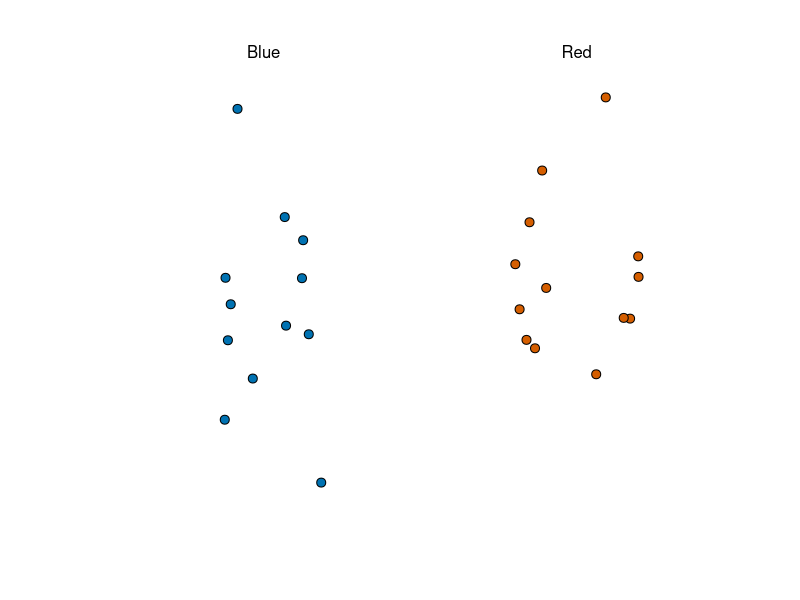

Write the R code that produced this figure. (Note: this script raises an error after producing the figure.)
## ---- chunk 1
library(tidyverse)
library(dslabs)
take_poll(25)
## ---- chunk 2
sqrt(p*(1-p))/sqrt(1000)
## ---- chunk 3
25*p
## ---- chunk 4
sqrt(p*(1-p)/25)
## ---- chunk 5
p
## ---- chunk 6
sqrt(p*(1-p))/sqrt(N)
## ---- chunk 7
N <- 25
p <- seq(0,1,length=100)
se <- sqrt(p*(1-p))/sqrt(N)
plot(p, se)
## ---- chunk 8
N <- c(25, 100, 1000)
for(i in N){
  se <- sqrt(p*(1-p))/sqrt(i)
  plot(p, se)
}
## ---- chunk 9
2*p-1
## ---- chunk 10
2*sqrt(p*(1-p)/N)
## ---- chunk 11
p <- 0.45
N <- 25
2*sqrt(p*(1-p)/N)
## ---- chunk 12
x_hat <- 0.48
se <- sqrt(x_hat*(1-x_hat)/25)
se
## ---- chunk 13
pnorm(0.01/se) - pnorm(-0.01/se)
## ---- chunk 14
1.96*se
## ---- chunk 15
pnorm(1.96)-pnorm(-1.96)
## ---- chunk 16
B <- 10000
N <- 1000
x_hat <- replicate(B, {
  x <- sample(c(0,1), size = N, replace = TRUE, prob = c(1-p, p))
  mean(x)
})
## ---- chunk 17
p <- 0.45
N <- 1000

x <- sample(c(0,1), size = N, replace = TRUE, prob = c(1-p, p))
x_hat <- mean(x)
## ---- chunk 18
B <- 10000
x_hat <- replicate(B, {
  x <- sample(c(0,1), size = N, replace = TRUE, prob = c(1-p, p))
  mean(x)
})
## ---- chunk 19
mean(x_hat)
sd(x_hat)
## ---- chunk 20
take_sample <- function(p,N){
  E <- sample(c(0,1), size=N, replace=T, prob=c(1-p,p))
  mean(E)
}
## ---- chunk 21
p <- 0.45
N <- 100
B <- 10000
errors <- replicate(B, take_sample(p,N)-p)
## ---- chunk 22
mean(errors)
hist(errors)
## ---- chunk 23
abs(errors) %>% mean()
## ---- chunk 24
sqrt(mean(errors^2))
## ---- chunk 25
sqrt(p*(1-p)/100)
## ---- chunk 26
set.seed(1)
X <- sample(c(0,1), size = N, replace = T, prob=c(1-p,p))
X_bar <- mean(X)
estimate <- sqrt(X_bar*(1-X_bar)/N)
## ---- chunk 27
N <- c(100,500,2500,4000)
p <- 0.5
se <- sqrt(p*(1-p))/sqrt(N)
plot(N,se)
## ---- chunk 28
qqnorm(errors)
qqline(errors)
## ---- chunk 29
p <- 0.45
N <- 100
1-pnorm(0.5, p, sqrt(p*(1-p)/N))
## ---- chunk 30
N <- 100
Xbar <- 0.51
se <- sqrt(Xbar*(1-Xbar)/N)
1-(pnorm(0.01, se) - pnorm(-0.01, se))
